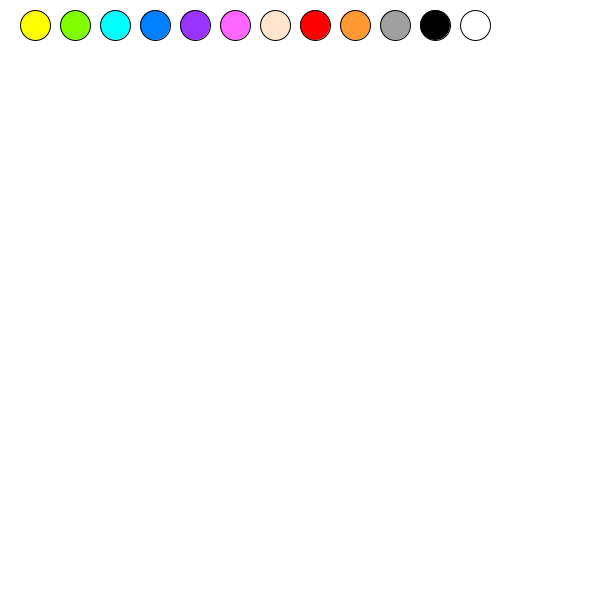
Frame 1 (no input)
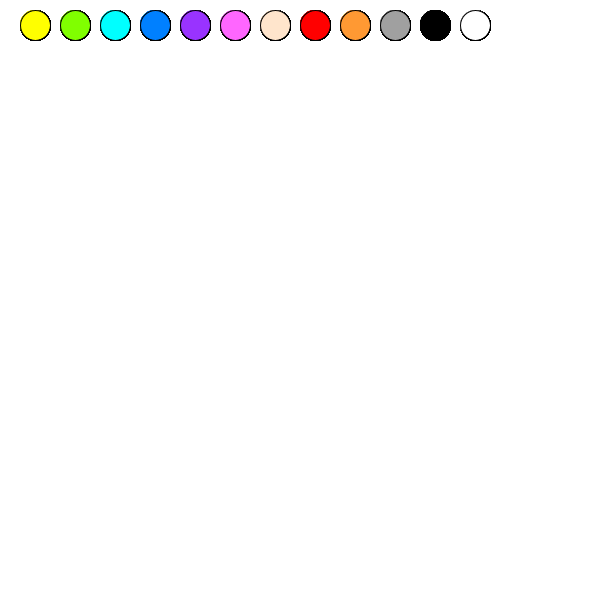
Frame 60 (the mouse pressed at the canvas centre just before this capture)
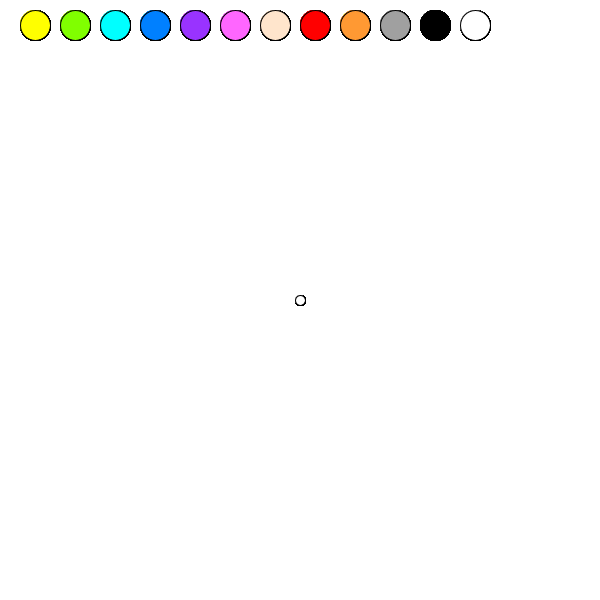
Frame 120 (the mouse held since frame 60 and released just before this capture)

The Processing sketch that drew these frames (run headless with seeded random() and noise(); from frame 60 on, the mouse is pressed at the canvas centre):

// Processing sketch: processing_175119
// ── processing_175119.pde

void setup(){
size (600,600);
background (255);
int verde = #80FF00;
}
void draw(){
  println(mouseX + "," +mouseY);
   //entre cada circulo hay un valor de 40
   //color amarillo
  fill(255,255,0);
  ellipse(35,25,30,30);
  //verde
  fill(128,255,0);
  ellipse(75,25,30,30);
  //celeste
  fill(0,255,255);
  ellipse(115,25,30,30);
  //azul
  fill(0,128,255);
  ellipse(155,25,30,30);
  //lila
  fill(153,51,255);
  ellipse(195,25,30,30);
  //rosa
  fill(255,102,255);
  ellipse(235,25,30,30);
  //marron claro
  fill(255,229,204);
  ellipse(275,25,30,30);
  //rojo
  fill(255,0,0);
  ellipse(315,25,30,30);
  //naranja
  fill(255,153,51);
  ellipse(355,25,30,30);
  //gris
  fill(160,160,160);
  ellipse(395,25,30,30);
  //negro
  fill(0,0,0);
  ellipse(435,25,30,30);
  //blanco
  fill(255,255,255);
  ellipse(475,25,30,30);
  //definir variable
if (mousePressed) {
  ellipse (mouseX,mouseY,10,10);
    if(mouseX>20 && mouseX<50 && mouseY<40 && mouseY>10){
      fill(255,255,0);
      ellipse (mouseX,mouseY,10,10);
    }
    if(mouseX>60 && mouseX<90 && mouseY<40 && mouseY>10){
      fill(128,255,0);
      ellipse (mouseX,mouseY,10,10);
    }
    if(mouseX>100 && mouseX<130 && mouseY<40 && mouseY>10){
      fill(0,255,255);
      ellipse (mouseX,mouseY,10,10);
    }
    if(mouseX>140 && mouseX<170 && mouseY<40 && mouseY>10){
      fill(0,128,255);
      ellipse (mouseX,mouseY,10,10);
    }
    if(mouseX>180 && mouseX<210 && mouseY<40 && mouseY>10){
      fill(153,51,255);
      ellipse (mouseX,mouseY,10,10);
    }
    if(mouseX>220 && mouseX<250 && mouseY<40 && mouseY>10){
      fill(255,102,255);
      ellipse (mouseX,mouseY,10,10);
    }
    if(mouseX>260 && mouseX<290 && mouseY<40 && mouseY>10){
      fill(255,229,204);
      ellipse (mouseX,mouseY,10,10);
    }
    if(mouseX>300 && mouseX<330 && mouseY<40 && mouseY>10){
      fill(255,0,0);
      ellipse (mouseX,mouseY,10,10);
    }
    if(mouseX>340 && mouseX<370 && mouseY<40 && mouseY>10){
      fill(255,153,51);
      ellipse (mouseX,mouseY,10,10);
    }
    if(mouseX>380 && mouseX<410 && mouseY<40 && mouseY>10){
      fill(160,160,160);
      ellipse (mouseX,mouseY,10,10);
    }
    if(mouseX>420 && mouseX<450 && mouseY<40 && mouseY>10){
      fill(0,0,0);
      ellipse (mouseX,mouseY,10,10);
    }
    if(mouseX>460 && mouseX<490 && mouseY<40 && mouseY>10){
      fill(255,255,255);
      ellipse (mouseX,mouseY,10,10);
    }
  }
}
